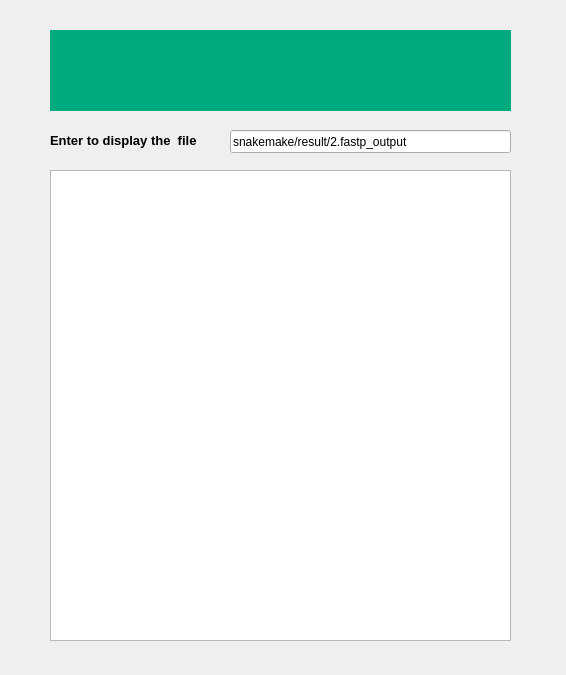
<?xml version="1.0" encoding="UTF-8"?>
<ui version="4.0">
 <class>Fastpexample</class>
 <widget class="QDialog" name="Fastpexample">
  <property name="geometry">
   <rect>
    <x>0</x>
    <y>0</y>
    <width>566</width>
    <height>675</height>
   </rect>
  </property>
  <property name="windowTitle">
   <string>Dialog</string>
  </property>
  <widget class="QLineEdit" name="lineEdit">
   <property name="enabled">
    <bool>true</bool>
   </property>
   <property name="geometry">
    <rect>
     <x>230</x>
     <y>130</y>
     <width>281</width>
     <height>23</height>
    </rect>
   </property>
   <property name="font">
    <font>
     <weight>50</weight>
     <bold>false</bold>
    </font>
   </property>
   <property name="text">
    <string>snakemake/result/2.fastp_output</string>
   </property>
  </widget>
  <widget class="QListWidget" name="listWidget">
   <property name="geometry">
    <rect>
     <x>50</x>
     <y>170</y>
     <width>461</width>
     <height>471</height>
    </rect>
   </property>
  </widget>
  <widget class="QLabel" name="label">
   <property name="geometry">
    <rect>
     <x>50</x>
     <y>30</y>
     <width>461</width>
     <height>81</height>
    </rect>
   </property>
   <property name="styleSheet">
    <string notr="true">image: url(:/images/themelogo.png);
background-color: rgb(0, 170, 127);</string>
   </property>
   <property name="text">
    <string/>
   </property>
  </widget>
  <widget class="QLabel" name="label_2">
   <property name="geometry">
    <rect>
     <x>50</x>
     <y>130</y>
     <width>181</width>
     <height>21</height>
    </rect>
   </property>
   <property name="font">
    <font>
     <pointsize>10</pointsize>
     <weight>75</weight>
     <bold>true</bold>
    </font>
   </property>
   <property name="text">
    <string>Enter to display the  file </string>
   </property>
  </widget>
 </widget>
 <resources/>
 <connections/>
</ui>
